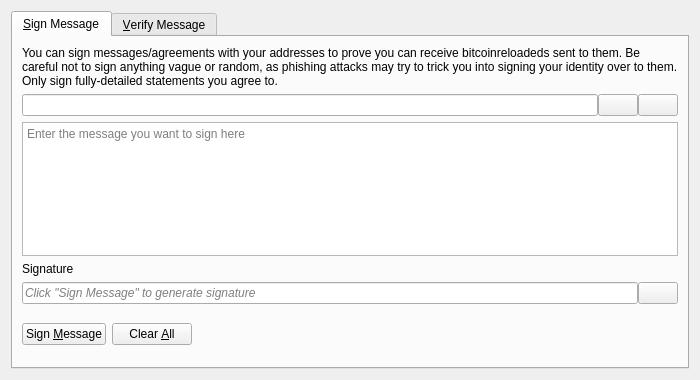
<?xml version="1.0" encoding="UTF-8"?>
<ui version="4.0">
 <class>SignVerifyMessageDialog</class>
 <widget class="QDialog" name="SignVerifyMessageDialog">
  <property name="geometry">
   <rect>
    <x>0</x>
    <y>0</y>
    <width>700</width>
    <height>380</height>
   </rect>
  </property>
  <property name="windowTitle">
   <string>Signatures - Sign / Verify a Message</string>
  </property>
  <property name="modal">
   <bool>true</bool>
  </property>
  <layout class="QVBoxLayout" name="verticalLayout">
   <item>
    <widget class="QTabWidget" name="tabWidget">
     <property name="currentIndex">
      <number>0</number>
     </property>
     <widget class="QWidget" name="tabSignMessage">
      <attribute name="title">
       <string>&amp;Sign Message</string>
      </attribute>
      <layout class="QVBoxLayout" name="verticalLayout_SM">
       <item>
        <widget class="QLabel" name="infoLabel_SM">
         <property name="text">
          <string>You can sign messages/agreements with your addresses to prove you can receive bitcoinreloadeds sent to them. Be careful not to sign anything vague or random, as phishing attacks may try to trick you into signing your identity over to them. Only sign fully-detailed statements you agree to.</string>
         </property>
         <property name="textFormat">
          <enum>Qt::PlainText</enum>
         </property>
         <property name="wordWrap">
          <bool>true</bool>
         </property>
        </widget>
       </item>
       <item>
        <layout class="QHBoxLayout" name="horizontalLayout_1_SM">
         <property name="spacing">
          <number>0</number>
         </property>
         <item>
          <widget class="QValidatedLineEdit" name="addressIn_SM">
           <property name="toolTip">
            <string>The BitcoinReloaded address to sign the message with</string>
           </property>
          </widget>
         </item>
         <item>
          <widget class="QPushButton" name="addressBookButton_SM">
           <property name="toolTip">
            <string>Choose previously used address</string>
           </property>
           <property name="text">
            <string/>
           </property>
           <property name="icon">
            <iconset resource="../bitcoinreloaded.qrc">
             <normaloff>:/icons/address-book</normaloff>:/icons/address-book</iconset>
           </property>
           <property name="shortcut">
            <string>Alt+A</string>
           </property>
           <property name="autoDefault">
            <bool>false</bool>
           </property>
          </widget>
         </item>
         <item>
          <widget class="QPushButton" name="pasteButton_SM">
           <property name="toolTip">
            <string>Paste address from clipboard</string>
           </property>
           <property name="text">
            <string/>
           </property>
           <property name="icon">
            <iconset resource="../bitcoinreloaded.qrc">
             <normaloff>:/icons/editpaste</normaloff>:/icons/editpaste</iconset>
           </property>
           <property name="shortcut">
            <string>Alt+P</string>
           </property>
           <property name="autoDefault">
            <bool>false</bool>
           </property>
          </widget>
         </item>
        </layout>
       </item>
       <item>
        <widget class="QPlainTextEdit" name="messageIn_SM">
         <property name="toolTip">
          <string>Enter the message you want to sign here</string>
         </property>
         <property name="placeholderText">
          <string>Enter the message you want to sign here</string>
         </property>
        </widget>
       </item>
       <item>
        <widget class="QLabel" name="signatureLabel_SM">
         <property name="text">
          <string>Signature</string>
         </property>
         <property name="textFormat">
          <enum>Qt::PlainText</enum>
         </property>
        </widget>
       </item>
       <item>
        <layout class="QHBoxLayout" name="horizontalLayout_2_SM">
         <property name="spacing">
          <number>0</number>
         </property>
         <item>
          <widget class="QLineEdit" name="signatureOut_SM">
           <property name="placeholderText">
            <string>Click "Sign Message" to generate signature</string>
           </property>
           <property name="font">
            <font>
             <italic>true</italic>
            </font>
           </property>
           <property name="readOnly">
            <bool>true</bool>
           </property>
          </widget>
         </item>
         <item>
          <widget class="QPushButton" name="copySignatureButton_SM">
           <property name="toolTip">
            <string>Copy the current signature to the system clipboard</string>
           </property>
           <property name="text">
            <string/>
           </property>
           <property name="icon">
            <iconset resource="../bitcoinreloaded.qrc">
             <normaloff>:/icons/editcopy</normaloff>:/icons/editcopy</iconset>
           </property>
           <property name="autoDefault">
            <bool>false</bool>
           </property>
          </widget>
         </item>
        </layout>
       </item>
       <item>
        <layout class="QHBoxLayout" name="horizontalLayout_3_SM">
         <item>
          <widget class="QPushButton" name="signMessageButton_SM">
           <property name="toolTip">
            <string>Sign the message to prove you own this BitcoinReloaded address</string>
           </property>
           <property name="text">
            <string>Sign &amp;Message</string>
           </property>
           <property name="icon">
            <iconset resource="../bitcoinreloaded.qrc">
             <normaloff>:/icons/edit</normaloff>:/icons/edit</iconset>
           </property>
           <property name="autoDefault">
            <bool>false</bool>
           </property>
          </widget>
         </item>
         <item>
          <widget class="QPushButton" name="clearButton_SM">
           <property name="toolTip">
            <string>Reset all sign message fields</string>
           </property>
           <property name="text">
            <string>Clear &amp;All</string>
           </property>
           <property name="icon">
            <iconset resource="../bitcoinreloaded.qrc">
             <normaloff>:/icons/remove</normaloff>:/icons/remove</iconset>
           </property>
           <property name="autoDefault">
            <bool>false</bool>
           </property>
          </widget>
         </item>
         <item>
          <spacer name="horizontalSpacer_1_SM">
           <property name="orientation">
            <enum>Qt::Horizontal</enum>
           </property>
           <property name="sizeHint" stdset="0">
            <size>
             <width>40</width>
             <height>48</height>
            </size>
           </property>
          </spacer>
         </item>
         <item>
          <widget class="QLabel" name="statusLabel_SM">
           <property name="font">
            <font>
             <weight>75</weight>
             <bold>true</bold>
            </font>
           </property>
           <property name="text">
            <string/>
           </property>
           <property name="wordWrap">
            <bool>true</bool>
           </property>
          </widget>
         </item>
         <item>
          <spacer name="horizontalSpacer_2_SM">
           <property name="orientation">
            <enum>Qt::Horizontal</enum>
           </property>
           <property name="sizeHint" stdset="0">
            <size>
             <width>40</width>
             <height>48</height>
            </size>
           </property>
          </spacer>
         </item>
        </layout>
       </item>
      </layout>
     </widget>
     <widget class="QWidget" name="tabVerifyMessage">
      <attribute name="title">
       <string>&amp;Verify Message</string>
      </attribute>
      <layout class="QVBoxLayout" name="verticalLayout_VM">
       <item>
        <widget class="QLabel" name="infoLabel_VM">
         <property name="text">
          <string>Enter the receiver's address, message (ensure you copy line breaks, spaces, tabs, etc. exactly) and signature below to verify the message. Be careful not to read more into the signature than what is in the signed message itself, to avoid being tricked by a man-in-the-middle attack. Note that this only proves the signing party receives with the address, it cannot prove sendership of any transaction!</string>
         </property>
         <property name="textFormat">
          <enum>Qt::PlainText</enum>
         </property>
         <property name="alignment">
          <set>Qt::AlignLeading|Qt::AlignLeft|Qt::AlignTop</set>
         </property>
         <property name="wordWrap">
          <bool>true</bool>
         </property>
        </widget>
       </item>
       <item>
        <layout class="QHBoxLayout" name="horizontalLayout_1_VM">
         <property name="spacing">
          <number>0</number>
         </property>
         <item>
          <widget class="QValidatedLineEdit" name="addressIn_VM">
           <property name="toolTip">
            <string>The BitcoinReloaded address the message was signed with</string>
           </property>
          </widget>
         </item>
         <item>
          <widget class="QPushButton" name="addressBookButton_VM">
           <property name="toolTip">
            <string>Choose previously used address</string>
           </property>
           <property name="text">
            <string/>
           </property>
           <property name="icon">
            <iconset resource="../bitcoinreloaded.qrc">
             <normaloff>:/icons/address-book</normaloff>:/icons/address-book</iconset>
           </property>
           <property name="shortcut">
            <string>Alt+A</string>
           </property>
           <property name="autoDefault">
            <bool>false</bool>
           </property>
          </widget>
         </item>
        </layout>
       </item>
       <item>
        <widget class="QPlainTextEdit" name="messageIn_VM">
          <property name="toolTip">
            <string>The signed message to verify</string>
          </property>
          <property name="placeholderText">
            <string>The signed message to verify</string>
          </property>
        </widget>
       </item>
       <item>
        <widget class="QValidatedLineEdit" name="signatureIn_VM">
          <property name="toolTip">
            <string>The signature given when the message was signed</string>
          </property>
          <property name="placeholderText">
            <string>The signature given when the message was signed</string>
          </property>
        </widget>
       </item>
       <item>
        <layout class="QHBoxLayout" name="horizontalLayout_2_VM">
         <item>
          <widget class="QPushButton" name="verifyMessageButton_VM">
           <property name="toolTip">
            <string>Verify the message to ensure it was signed with the specified BitcoinReloaded address</string>
           </property>
           <property name="text">
            <string>Verify &amp;Message</string>
           </property>
           <property name="icon">
            <iconset resource="../bitcoinreloaded.qrc">
             <normaloff>:/icons/transaction_0</normaloff>:/icons/transaction_0</iconset>
           </property>
           <property name="autoDefault">
            <bool>false</bool>
           </property>
          </widget>
         </item>
         <item>
          <widget class="QPushButton" name="clearButton_VM">
           <property name="toolTip">
            <string>Reset all verify message fields</string>
           </property>
           <property name="text">
            <string>Clear &amp;All</string>
           </property>
           <property name="icon">
            <iconset resource="../bitcoinreloaded.qrc">
             <normaloff>:/icons/remove</normaloff>:/icons/remove</iconset>
           </property>
           <property name="autoDefault">
            <bool>false</bool>
           </property>
          </widget>
         </item>
         <item>
          <spacer name="horizontalSpacer_1_VM">
           <property name="orientation">
            <enum>Qt::Horizontal</enum>
           </property>
           <property name="sizeHint" stdset="0">
            <size>
             <width>40</width>
             <height>48</height>
            </size>
           </property>
          </spacer>
         </item>
         <item>
          <widget class="QLabel" name="statusLabel_VM">
           <property name="font">
            <font>
             <weight>75</weight>
             <bold>true</bold>
            </font>
           </property>
           <property name="text">
            <string/>
           </property>
           <property name="wordWrap">
            <bool>true</bool>
           </property>
          </widget>
         </item>
         <item>
          <spacer name="horizontalSpacer_2_VM">
           <property name="orientation">
            <enum>Qt::Horizontal</enum>
           </property>
           <property name="sizeHint" stdset="0">
            <size>
             <width>40</width>
             <height>48</height>
            </size>
           </property>
          </spacer>
         </item>
        </layout>
       </item>
      </layout>
     </widget>
    </widget>
   </item>
  </layout>
 </widget>
 <customwidgets>
  <customwidget>
   <class>QValidatedLineEdit</class>
   <extends>QLineEdit</extends>
   <header>qt/qvalidatedlineedit.h</header>
  </customwidget>
 </customwidgets>
 <resources>
  <include location="../bitcoinreloaded.qrc"/>
 </resources>
 <connections/>
</ui>
